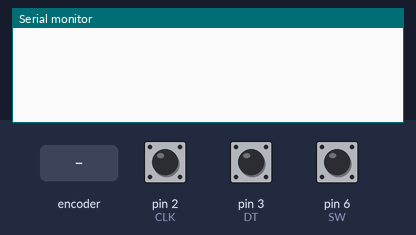
The sketch below on a simulated Arduino Leonardo, built with avr-gcc and run on an emulated ATmega32U4. Parts: the last lines printed to the serial monitor. Inputs (shaded band) come from the test bench; at power-on: pin 6 (SW) HIGH, pin 2 (CLK) HIGH, pin 3 (DT) HIGH. USB keyboard and mouse output is not drawn.

Above: at 1.2 s.
1.3 s: rotary encoder on pin 2 (CLK) / pin 3 (DT) turned 1 step (first pin leading)
At 2.5 s:
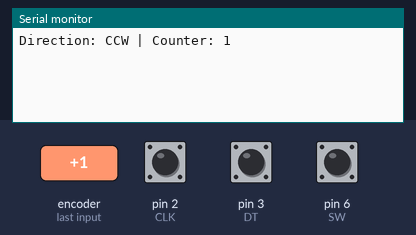
3.0 s: pin 6 (SW) pulled LOW for 0.15 s
At 4.2 s:
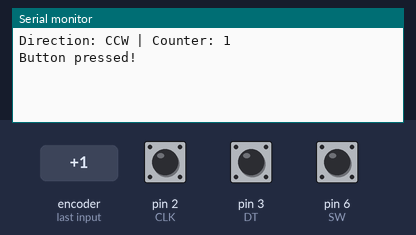
4.6 s: rotary encoder on pin 2 (CLK) / pin 3 (DT) turned 2 steps (second pin leading)
At 6.0 s:
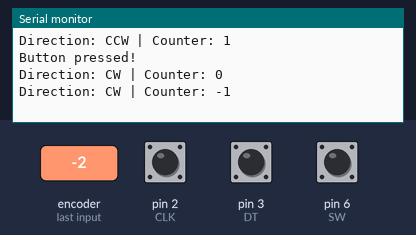

The sketch:

jog.ino
```cpp
#include <Keyboard.h>

#define CLK 2
#define DT 3
#define SW 6

int counter = 0;
int currentStateCLK;
int lastStateCLK;
String currentDir = "";
unsigned long lastButtonPress = 0;

void setup() {
  // Set encoder pins as inputs
  pinMode(CLK, INPUT);
  pinMode(DT, INPUT);
  pinMode(SW, INPUT_PULLUP);

  // Setup Serial Monitor
  Serial.begin(9600);
  Keyboard.begin();

  // Read the initial state of CLK
  lastStateCLK = digitalRead(CLK);
}

void loop() {
  currentStateCLK = digitalRead(CLK);
  if (currentStateCLK != lastStateCLK  && currentStateCLK == 1) {
    if (digitalRead(DT) != currentStateCLK) {
      counter ++;
      currentDir = "CCW";
      Keyboard.press(KEY_RIGHT_ARROW);
      Keyboard.release(KEY_RIGHT_ARROW);
    } else {
      counter --;
      currentDir = "CW";
      Keyboard.press(KEY_LEFT_ARROW);
      Keyboard.release(KEY_LEFT_ARROW);
    }

    Serial.print("Direction: ");
    Serial.print(currentDir);
    Serial.print(" | Counter: ");
    Serial.println(counter);
  }

  lastStateCLK = currentStateCLK;

  int btnState = digitalRead(SW);

  if (btnState == LOW) {
    if (millis() - lastButtonPress > 50) {
      Serial.println("Button pressed!");
      Keyboard.write(' ');
    }
    lastButtonPress = millis();
  }
  delay(1);
}
```

Measured:
- after the input at 1.3 s, the serial monitor: prints a new line after 0.05 s (image 1)
- after the input at 3.0 s, the serial monitor: prints a new line at once (image 2)
- after the input at 4.6 s, the serial monitor: prints a new line after 0.08 s (image 3)
